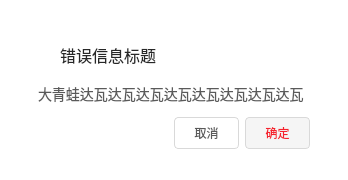
<?xml version="1.0" encoding="UTF-8"?>
<ui version="4.0">
 <class>MessageBox</class>
 <widget class="QWidget" name="MessageBox">
  <property name="geometry">
   <rect>
    <x>0</x>
    <y>0</y>
    <width>348</width>
    <height>180</height>
   </rect>
  </property>
  <property name="minimumSize">
   <size>
    <width>320</width>
    <height>180</height>
   </size>
  </property>
  <property name="maximumSize">
   <size>
    <width>348</width>
    <height>180</height>
   </size>
  </property>
  <property name="windowTitle">
   <string>Form</string>
  </property>
  <property name="styleSheet">
   <string notr="true">background: #FFFFFF;
box-shadow: 0 4px 12px 0 rgba(255,255,255,0.20);
border-radius: 4px;</string>
  </property>
  <layout class="QVBoxLayout" name="verticalLayout_2">
   <property name="spacing">
    <number>6</number>
   </property>
   <property name="leftMargin">
    <number>6</number>
   </property>
   <property name="topMargin">
    <number>6</number>
   </property>
   <property name="rightMargin">
    <number>6</number>
   </property>
   <property name="bottomMargin">
    <number>6</number>
   </property>
   <item>
    <layout class="QVBoxLayout" name="verticalLayout">
     <property name="spacing">
      <number>0</number>
     </property>
     <item>
      <widget class="QWidget" name="widget" native="true">
       <property name="styleSheet">
        <string notr="true">background: #FFFFFF;
box-shadow: 0 4px 12px 0 rgba(0,0,0,0.20);
border-radius: 4px;</string>
       </property>
       <layout class="QVBoxLayout" name="verticalLayout_4">
        <property name="leftMargin">
         <number>32</number>
        </property>
        <property name="topMargin">
         <number>32</number>
        </property>
        <property name="rightMargin">
         <number>32</number>
        </property>
        <property name="bottomMargin">
         <number>24</number>
        </property>
        <item>
         <layout class="QVBoxLayout" name="verticalLayout_3">
          <item>
           <widget class="QWidget" name="widget_2" native="true">
            <layout class="QHBoxLayout" name="horizontalLayout_2">
             <property name="spacing">
              <number>0</number>
             </property>
             <property name="leftMargin">
              <number>0</number>
             </property>
             <property name="topMargin">
              <number>0</number>
             </property>
             <property name="rightMargin">
              <number>0</number>
             </property>
             <property name="bottomMargin">
              <number>0</number>
             </property>
             <item>
              <layout class="QHBoxLayout" name="horizontalLayout">
               <item>
                <widget class="QPushButton" name="pushButton">
                 <property name="minimumSize">
                  <size>
                   <width>22</width>
                   <height>22</height>
                  </size>
                 </property>
                 <property name="maximumSize">
                  <size>
                   <width>22</width>
                   <height>22</height>
                  </size>
                 </property>
                 <property name="text">
                  <string/>
                 </property>
                 <property name="icon">
                  <iconset resource="../../assets.qrc">
                   <normaloff>:/assets/assets/Icon.png</normaloff>:/assets/assets/Icon.png</iconset>
                 </property>
                 <property name="iconSize">
                  <size>
                   <width>22</width>
                   <height>22</height>
                  </size>
                 </property>
                </widget>
               </item>
               <item>
                <widget class="QLabel" name="label">
                 <property name="styleSheet">
                  <string notr="true">font-family: PingFangSC-Medium;
font-size: 16px;
color: rgba(0,0,0,0.85);
line-height: 24px;</string>
                 </property>
                 <property name="text">
                  <string>错误信息标题</string>
                 </property>
                </widget>
               </item>
              </layout>
             </item>
            </layout>
           </widget>
          </item>
          <item>
           <widget class="QWidget" name="widget_3" native="true">
            <property name="styleSheet">
             <string notr="true"/>
            </property>
            <layout class="QVBoxLayout" name="verticalLayout_6">
             <property name="spacing">
              <number>0</number>
             </property>
             <property name="leftMargin">
              <number>0</number>
             </property>
             <property name="topMargin">
              <number>0</number>
             </property>
             <property name="rightMargin">
              <number>0</number>
             </property>
             <property name="bottomMargin">
              <number>0</number>
             </property>
             <item>
              <layout class="QVBoxLayout" name="verticalLayout_5">
               <item>
                <widget class="QLabel" name="label_2">
                 <property name="styleSheet">
                  <string notr="true">font-family: PingFangSC-Regular;
font-size: 14px;
color: rgba(0,0,0,0.65);
line-height: 22px;</string>
                 </property>
                 <property name="text">
                  <string>大青蛙达瓦达瓦达瓦达瓦达瓦达瓦达瓦达瓦</string>
                 </property>
                </widget>
               </item>
              </layout>
             </item>
            </layout>
           </widget>
          </item>
          <item>
           <widget class="QWidget" name="widget_4" native="true">
            <layout class="QHBoxLayout" name="horizontalLayout_4">
             <property name="spacing">
              <number>0</number>
             </property>
             <property name="leftMargin">
              <number>0</number>
             </property>
             <property name="topMargin">
              <number>0</number>
             </property>
             <property name="rightMargin">
              <number>0</number>
             </property>
             <property name="bottomMargin">
              <number>0</number>
             </property>
             <item>
              <layout class="QHBoxLayout" name="horizontalLayout_3">
               <item>
                <widget class="QWidget" name="widget_5" native="true"/>
               </item>
               <item>
                <widget class="QWidget" name="widget_6" native="true">
                 <layout class="QHBoxLayout" name="horizontalLayout_6">
                  <property name="spacing">
                   <number>6</number>
                  </property>
                  <property name="leftMargin">
                   <number>0</number>
                  </property>
                  <property name="topMargin">
                   <number>0</number>
                  </property>
                  <property name="rightMargin">
                   <number>0</number>
                  </property>
                  <property name="bottomMargin">
                   <number>0</number>
                  </property>
                  <item>
                   <layout class="QHBoxLayout" name="horizontalLayout_5">
                    <property name="leftMargin">
                     <number>0</number>
                    </property>
                    <item>
                     <widget class="QPushButton" name="pushButton_2">
                      <property name="minimumSize">
                       <size>
                        <width>65</width>
                        <height>32</height>
                       </size>
                      </property>
                      <property name="styleSheet">
                       <string notr="true">background: #FFFFFF;
border: 1px solid #D9D9D9;
border-radius: 4px;
font-family: PingFangSC-Regular;
color: rgba(0,0,0,0.65);
text-align: center;
line-height: 22px;</string>
                      </property>
                      <property name="text">
                       <string>取消</string>
                      </property>
                     </widget>
                    </item>
                    <item>
                     <widget class="QPushButton" name="pushButton_3">
                      <property name="minimumSize">
                       <size>
                        <width>65</width>
                        <height>32</height>
                       </size>
                      </property>
                      <property name="styleSheet">
                       <string notr="true">background: rgba(0,0,0,0.04);
border: 1px solid #D9D9D9;
border-radius: 4px;
font-family: PingFangSC-Regular;
color: #F5222D;
text-align: center;
line-height: 22px;</string>
                      </property>
                      <property name="text">
                       <string>确定</string>
                      </property>
                     </widget>
                    </item>
                   </layout>
                  </item>
                 </layout>
                </widget>
               </item>
              </layout>
             </item>
            </layout>
           </widget>
          </item>
         </layout>
        </item>
       </layout>
      </widget>
     </item>
    </layout>
   </item>
  </layout>
 </widget>
 <resources>
  <include location="../../assets.qrc"/>
 </resources>
 <connections/>
</ui>
